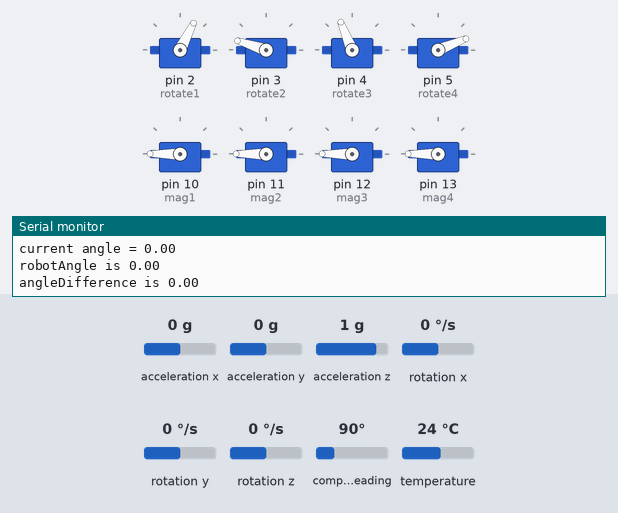
A sketch run on a simulated Arduino Uno, built with avr-gcc and run on an emulated ATmega328P. On the bench: 8 × servo, the last lines printed to the serial monitor. Inputs (shaded band) come from the test bench; at power-on: acceleration y 0 g, acceleration x 0 g, acceleration z 1 g, rotation x 0 °/s, rotation y 0 °/s, rotation z 0 °/s, compass heading 90°, temperature 24 °C.

Above: at 5.2 s.
5.3 s: acceleration y set to -1.4 g
At 10.8 s:
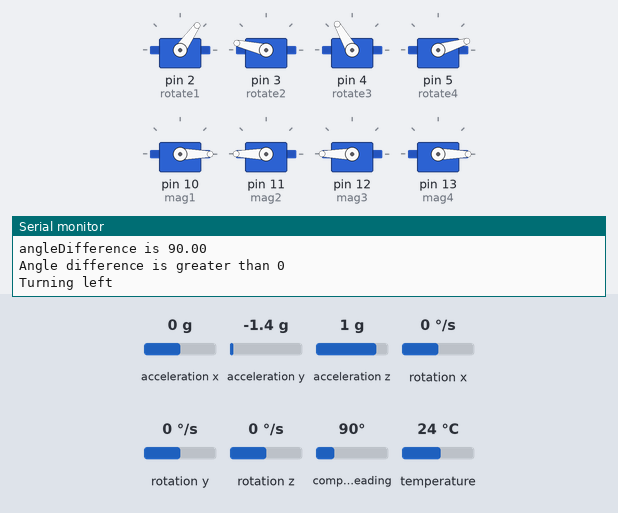
11.5 s: acceleration y set to 0.8 g
At 16.5 s:
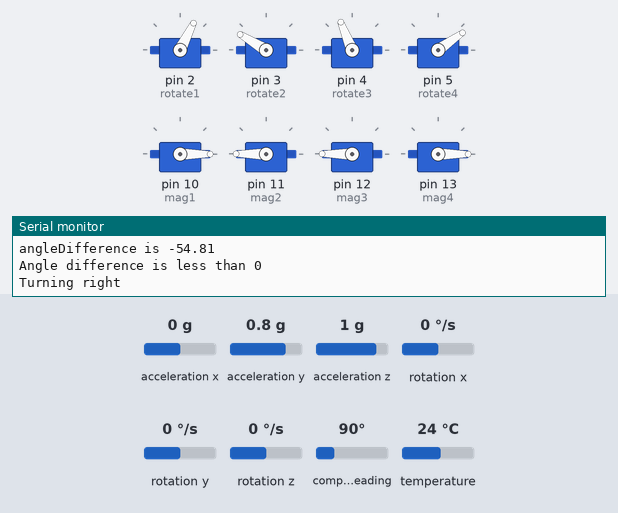
29.5 s: acceleration y set to -0.8 g
At 30.6 s:
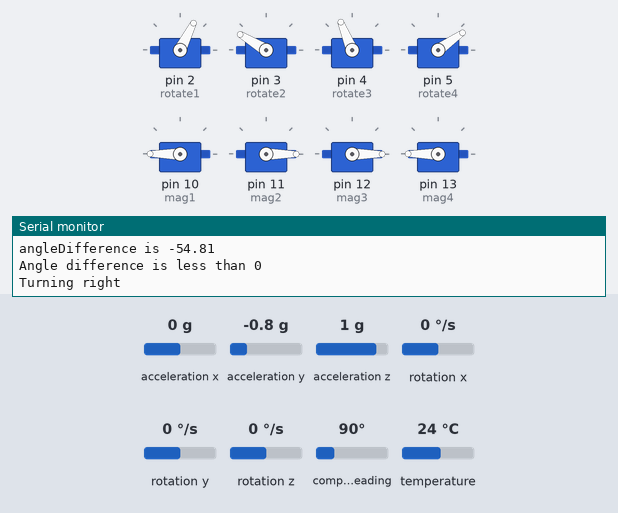
Timing chart, 0 to 37.7 s (numbered marks = the images above; inputs shaded):
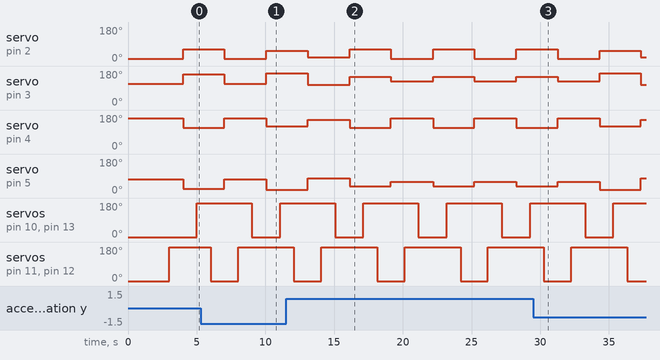

Measured:
- by itself, servo on pin 2 (rotate1): repeats every 6.1 s: 63° 3.0 s, 13° 3.1 s
- by itself, servo on pin 3 (rotate2): repeats every 6.1 s: 149° 3.0 s, 125° 3.1 s
- by itself, servo on pin 4 (rotate3): repeats every 6.1 s: 112° 3.0 s, 162° 3.1 s
- by itself, servo on pin 5 (rotate4): repeats every 6.1 s: 35° 3.0 s, 59° 3.1 s
- by itself, servo on pin 10 (mag1), servo on pin 13 (mag4): alternates 180° for 4.0 s and 0° for 2.1 s
- by itself, servo on pin 11 (mag2), servo on pin 12 (mag3): alternates 180° for 4.1 s and 0° for 2.0 s

The sketch:

correct_walking_v4_part1.ino
```cpp
#include <Servo.h> // Include the servo library
#include <Wire.h>
#include <SPI.h>
#include <Adafruit_LSM9DS1.h>
#include <Adafruit_Sensor.h>

//set up sensor
Adafruit_LSM9DS1 lsm = Adafruit_LSM9DS1();
#define LSM9DS1_SCK A5
#define LSM9DS1_MISO 12
#define LSM9DS1_MOSI A4
#define LSM9DS1_XGCS 6
#define LSM9DS1_MCS 5

// create servo objects to control rotation and magnet for each leg
// front left
Servo rotate1;
Servo mag1;
// front right
Servo rotate2;
Servo mag2;
// back left
Servo rotate3;
Servo mag3;
// back right
Servo rotate4;
Servo mag4;

int max_angle = 25;

int lAngle = max_angle; // left angle
int rAngle = max_angle; // forward angle (right)

int flAngle = lAngle;
int frAngle = rAngle;
int blAngle = -lAngle;
int brAngle = -rAngle;

int desiredHeading = 0;

int magOn = 180; // mag on angle
int magOff = 0; // mag off angle

int to1(int angle) {
  return 45 -7 + angle;
}
int to2(int angle) {
  return 135 + 2 - angle;
}
int to3(int angle) {
  return 135 + 2 + angle;
}
int to4(int angle) {
  return 45 + 2 - angle;
}

void setupSensor() {
  // Try to initialise and warn if we couldn't detect the chip
  if (!lsm.begin())
  {
    Serial.println("Unable to initialize the LSM9DS1. Check your wiring!");
    while (1);
  }
  Serial.println("Found LSM9DS1 9DOF");
  lsm.setupAccel(lsm.LSM9DS1_ACCELRANGE_2G);
  lsm.setupMag(lsm.LSM9DS1_MAGGAIN_4GAUSS);
  lsm.setupGyro(lsm.LSM9DS1_GYROSCALE_245DPS);
}

float getRobotAngle() {
  //get a new sensor event
  sensors_event_t a, m, g, temp;
  lsm.getEvent(&a, &m, &g, &temp);

  float y_accel = a.acceleration.y;

  float y_amt = y_accel/(9.6);
  if (y_amt < -1) {
    y_amt = -1;
  }
  if (y_amt > 1) {
    y_amt = 1;
  }
  float current_angle = asin(y_amt)*-180/M_PI;
  Serial.print("current angle = "); Serial.println(current_angle);

  return current_angle;
}

////funcs to convert intuitive angles to servo angles
//int to13w(int angle) {
//  return 90 + angle;
//}
//int to24w(int angle) {
//  return 90 - angle;
//}
//int to14r(int angle) {
//  return angle + 135;
//}
//int to23r(int angle) {
//  return angle + 45;
//}

void setup() {
  // initialize serial communications at 9600 bps:
  Serial.begin(9600);

  setupSensor();

  rotate1.attach(2);
  rotate2.attach(3);
  rotate3.attach(4);
  rotate4.attach(5);

  mag1.attach(10);
  mag2.attach(11);
  mag3.attach(12);
  mag4.attach(13);

  mag1.write(magOff);
  mag2.write(magOff);
  mag3.write(magOff);
  mag4.write(magOff);

  rotate1.write(to1(blAngle));
  rotate2.write(to2(frAngle));
  rotate3.write(to3(flAngle));
  rotate4.write(to4(brAngle));

  Serial.println("PUT ON WALL");
  delay(3000);

  mag2.write(magOn);
  mag3.write(magOn);
  delay(1000);
  Serial.println("Start");
}

void loop() {
  float robotAngle = getRobotAngle();
  Serial.print("robotAngle is "); Serial.println(robotAngle);
  float angleDifference = robotAngle - desiredHeading;
  Serial.print("angleDifference is "); Serial.println(angleDifference);
  if (angleDifference > max_angle) {
    angleDifference = max_angle;
  }
  if (angleDifference < -max_angle) {
    angleDifference = -max_angle;
  }
  if (angleDifference > 0) {
    Serial.println("Angle difference is greater than 0");
    Serial.println("Turning left");
    Serial.println("");
    frAngle = 30;
    brAngle = -30;
    flAngle = 30 - .5*angleDifference;
    blAngle = .5*angleDifference - 30;
  }
  if (angleDifference < 0) {
    Serial.println("Angle difference is less than 0");
    Serial.println("Turning right");
    Serial.println("");
    frAngle = max_angle + .5*angleDifference;
    brAngle = -(max_angle+.5*angleDifference);
    flAngle = max_angle;
    blAngle = -max_angle;
  }

  rotate1.write(to1(flAngle));
  rotate2.write(to2(brAngle));
  rotate3.write(to3(blAngle));
  rotate4.write(to4(frAngle));

  delay(1000);
  mag1.write(magOn);
  mag4.write(magOn);
  delay(1000);
  mag2.write(magOff);
  mag3.write(magOff);
  delay(1000);

  rotate1.write(to1(blAngle));
  rotate2.write(to2(frAngle));
  rotate3.write(to3(flAngle));
  rotate4.write(to4(brAngle));

  delay(1000);
  mag2.write(magOn);
  mag3.write(magOn);
  delay(1000);
  mag1.write(magOff);
  mag4.write(magOff);
  delay(1000);
}
```
